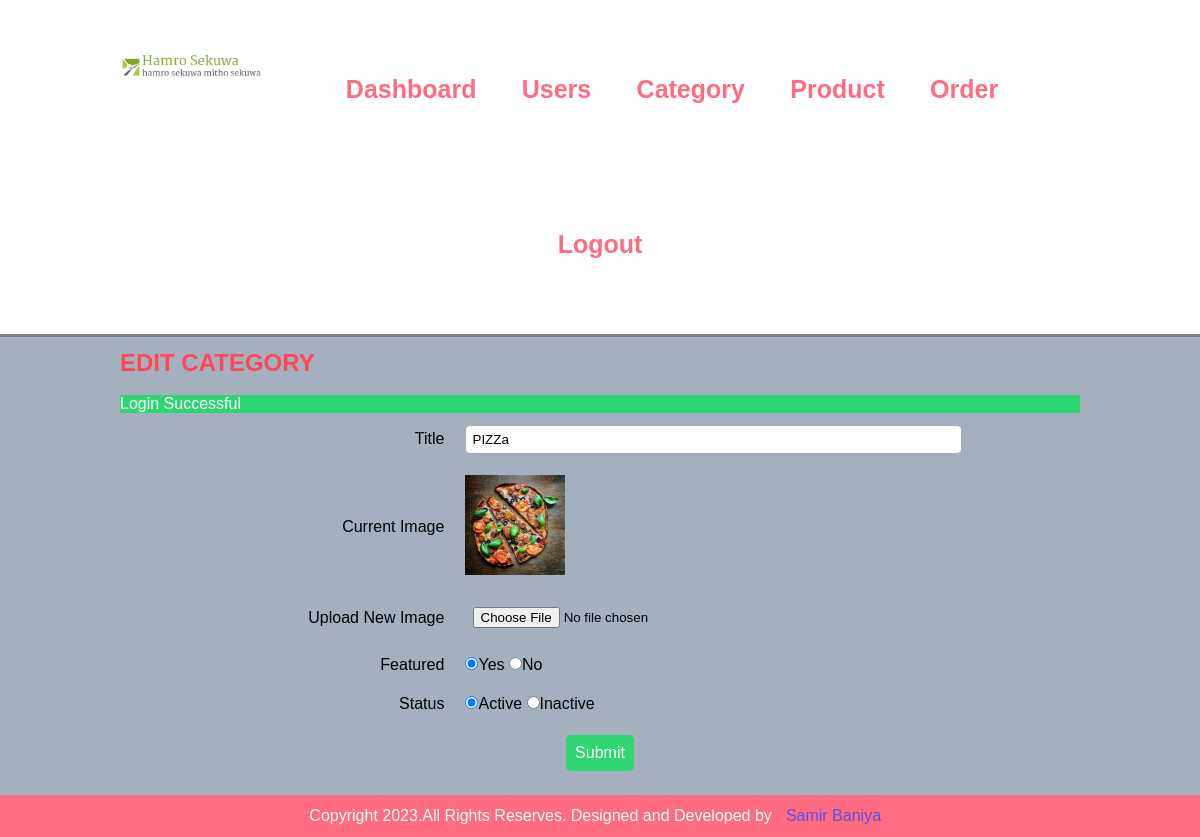
Page /admin/edit-category.php?id=10 (signed in) on the committed database.
### tables this page shows
CREATE TABLE `categories` (
  `id` int(10) UNSIGNED NOT NULL,
  `title` varchar(150) NOT NULL,
  `image_name` varchar(255) DEFAULT NULL,
  `featured` varchar(10) NOT NULL,
  `status` varchar(10) NOT NULL
);

### admin/edit-category.php (the view, shortened to what this page needs)
<?php include('common/header.php') ?>
    <section class="content">
        <div class="wrapper">
             <h1 class="heading">EDIT CATEGORY</h1>
            <br>
            <?php
            $id = $_GET['id'];
            $sql = "SELECT * FROM categories where id='$id'";
            $exec = mysqli_query($conn,$sql);
            $count = mysqli_num_rows($exec);
            if($count == 1){
                while($rows=mysqli_fetch_assoc($exec)){
                    $title = $rows['title'];
                    $featured = $rows['featured'];
                    $status = $rows['status'];
                    $current_image = $rows['image_name'];
                }
            }
            ?>
                <form method="post" action="" enctype="multipart/form-data">
                <table class="table">
                        <tr>
                            <td class="text-right">Title</td>
                            <td>
                                <input type="text" name="title" value="<?php echo $title; ?>" placeholder="Enter title" id="title" class="form-control">
                            </td>
                        </tr>
                        <tr>
                            <td class="text-right">Current Image</td>
                            <?php
                                        if($current_image != ""){
                                            ?>
                                            <td><img width="100" height="100" src="../images/category/<?php echo $current_image; ?>" alt="<?php echo $current_image; ?>"></td>
                                            <?php
                                        }else{
                                            echo '<td>No Image Found</td>';
                                        }
                                        ?>
                        </tr>
                        <tr>
                            <td class="text-right">Upload New Image</td>
                            <td>
                                <input type="file" accept="image/*" name="image" id="image" class="form-control">
                            </td>
                        </tr>
                        <tr>
                            <td class="text-right">Featured</td>
                            <td>
                                <input type="radio" <?php  if($featured == "Yes"){echo "checked";} ?> name="featured" id="" value="Yes">Yes
                                <input type="radio" <?php  if($featured == "No"){echo "checked";} ?> name="featured" id="" value="No">No
                            </td>
                        </tr>
                        <tr>
                            <td class="text-right">Status</td>
                            <td>
                                <input type="radio" <?php  if($status == "Yes"){echo "checked";} ?> name="status" id="" value="Yes">Active
                                <input type="radio" <?php  if($status == "No"){echo "checked";} ?> name="status" id="" value="No">Inactive
                            </td>
                        </tr>
                        <tr>
                            <td colspan="2" class="text-center">
                                <input type="submit" name="submit" id="submit" value="Submit" class="btn btn-primary">
                             </td>
                        </tr>
                    </table>
                </form>
        </div>
    </section>
<?php include('common/footer.php') ?>

### css/admin.css (style rules this page uses)
* { margin: 0; padding: 0; font-family: Arial, Helvetica, sans-serif ; }
.wrapper { width: 80%; margin: 0 auto; padding: 1%; }
.text-center { text-align: center; }
.text-right { text-align: right; }
.content { background-color: #a4b0be; padding-top: 1% 0; }
.heading { color: #ff4757; font-weight: 900; }
.table { width: 100%; }
.table tr td { padding: 1%; }
.btn { padding: 1%; color: white; font-size: 1rem; border-radius: 5px; border: none; }
.btn-primary { background-color: #2ed573; }
.form-control { width: 80%; padding: 1%; border-radius: 5px; border: 1px solid #a4b0be; }
.success { color: white; background-color: #2ed573; }

### rows in the picture
categories: title "PIZZa", image_name (picture), featured "☑", status "☑"

### other values in the picture
$_SESSION['message'] "Login Successful"
